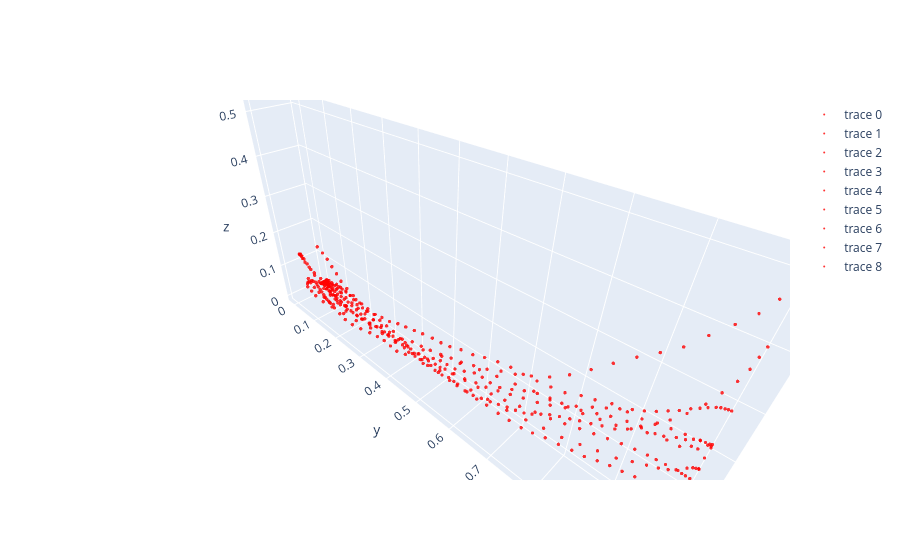

The code cell stored with this chart in its notebook:
### Code cell
'''PanDown 0, RotRightZ 9, ZoomOut 11'''
gesture = "PanDown"
gesture_index = 0

all_strokes_L = []

fig_7 = go.Figure()

for file_num, file_path in enumerate(gesture_dict[gesture][0]):
    df = pd.read_csv(file_path)
    remove_strokes(df, gesture_index, file_num)
    filtered_df_L = get_cleaned_df(df, 1, 'l')
    filtered_df_R = get_cleaned_df(df, 1, 'r')

    if (len(filtered_df_L) != 0):
        data_sample = [] # original data of the chosen sample; 21 lists
        for col in selected_columns:
            data_sample.append(filtered_df_L[col].tolist())

        # 3.1
        #r_handed_data_sample = left_to_right_handed(data_sample=data_sample, selected_columns=selected_columns)
        # 3.2
        directional_data_sample = quaternion_to_direction(r_handed_data_sample=data_sample, selected_columns=selected_columns)
        # 3.3
        egocentric_data_sample = world_to_headspace(directional_data_sample=directional_data_sample, directional_data_names=directional_data_names)

        pts_from_3_3 = (list(zip(egocentric_data_sample[6], egocentric_data_sample[7], egocentric_data_sample[8])))
        directions_from_3_3 = (list(zip(egocentric_data_sample[9], egocentric_data_sample[10], egocentric_data_sample[11])))
        
        n = len(pts_from_3_3)
        avg_direction_from_3_3 = get_avg_direction(directions_from_3_3)
        
        # Normalize stroke while preserving aspect
        norm_stroke = normalize_stroke_preserving_aspect(pts_from_3_3)

        smoothed_stroke = extract_n_points(norm_stroke)

        all_strokes_L.append(smoothed_stroke)
        
        # Plot stroke and direction
        plot_markers(fig_7, smoothed_stroke, 'red')
        
fig_7.update_layout(
    scene=dict(
        xaxis=dict(dtick=0.1),  # Adjust range and tick spacing for x-axis
        yaxis=dict(dtick=0.1),  # Adjust range and tick spacing for y-axis
        zaxis=dict(dtick=0.1),  # Adjust range and tick spacing for z-axis (if needed),
        aspectmode='data'
    )
)     


fig_7.show()
